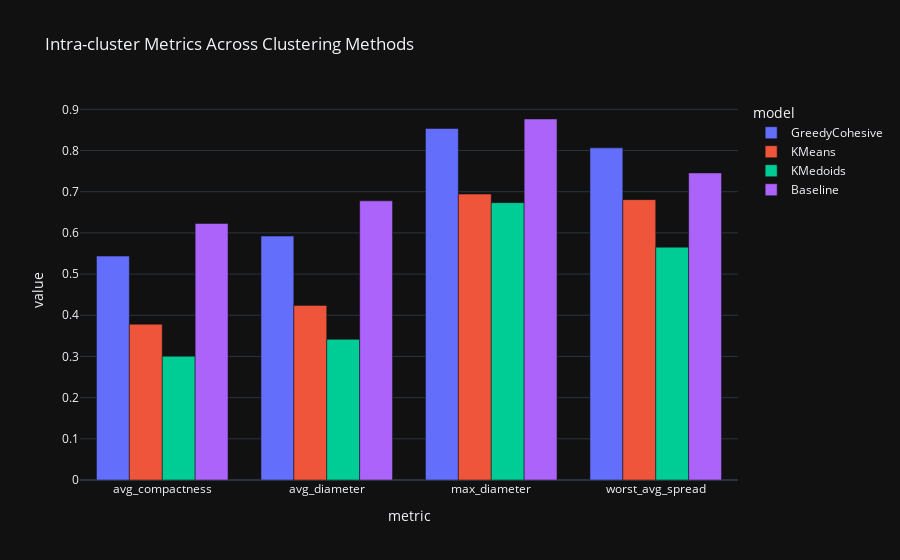
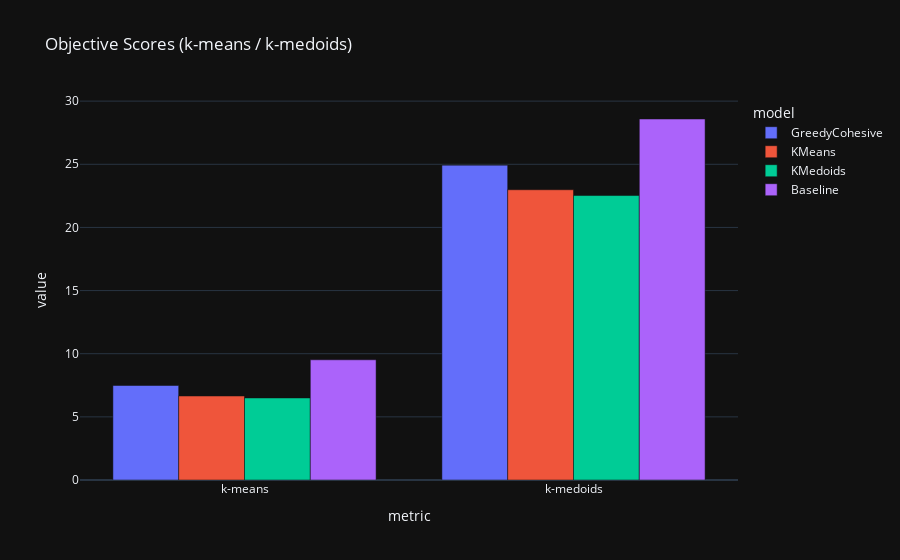

The notebook cell these images were saved under, in order:
### Code cell
import plotly.express as px

# --- Metric groups ---
intracluster_metrics = ['avg_compactness', 'avg_diameter', 'max_diameter', 'worst_avg_spread']
objective_metrics = ['k-means', 'k-medoids']

# --- Plot 1: Intra-cluster Metrics ---
df_intracluster = df.melt(id_vars='model', value_vars=intracluster_metrics,
                          var_name='metric', value_name='value')

fig1 = px.bar(
    df_intracluster,
    x='metric',
    y='value',
    color='model',
    barmode='group',
    title="Intra-cluster Metrics Across Clustering Methods"
)
fig1.update_layout(template='plotly_dark')
fig1.show()

# --- Plot 2: Objective Scores ---
df_objectives = df.melt(id_vars='model', value_vars=objective_metrics,
                        var_name='metric', value_name='value')

fig2 = px.bar(
    df_objectives,
    x='metric',
    y='value',
    color='model',
    barmode='group',
    title="Objective Scores (k-means / k-medoids)"
)
fig2.update_layout(template='plotly_dark')
fig2.show()

### Figure 1 — Plotly figure (JSON) as saved in the notebook; plotly's stock layout.template omitted (floating-point values rounded to 4 significant figures)
{"data": [{"alignmentgroup": "True", "hovertemplate": "model=GreedyCohesive<br>metric=%{x}<br>value=%{y}<extra></extra>", "legendgroup": "GreedyCohesive", "marker": {"color": "#636efa", "pattern": {"shape": ""}}, "name": "GreedyCohesive", "offsetgroup": "GreedyCohesive", "orientation": "v", "showlegend": true, "textposition": "auto", "x": ["avg_compactness", "avg_diameter", "max_diameter", "worst_avg_spread"], "xaxis": "x", "y": [0.5437, 0.5922, 0.8535, 0.8064], "yaxis": "y", "type": "bar"}, {"alignmentgroup": "True", "hovertemplate": "model=KMeans<br>metric=%{x}<br>value=%{y}<extra></extra>", "legendgroup": "KMeans", "marker": {"color": "#EF553B", "pattern": {"shape": ""}}, "name": "KMeans", "offsetgroup": "KMeans", "orientation": "v", "showlegend": true, "textposition": "auto", "x": ["avg_compactness", "avg_diameter", "max_diameter", "worst_avg_spread"], "xaxis": "x", "y": [0.3783, 0.424, 0.6942, 0.6807], "yaxis": "y", "type": "bar"}, {"alignmentgroup": "True", "hovertemplate": "model=KMedoids<br>metric=%{x}<br>value=%{y}<extra></extra>", "legendgroup": "KMedoids", "marker": {"color": "#00cc96", "pattern": {"shape": ""}}, "name": "KMedoids", "offsetgroup": "KMedoids", "orientation": "v", "showlegend": true, "textposition": "auto", "x": ["avg_compactness", "avg_diameter", "max_diameter", "worst_avg_spread"], "xaxis": "x", "y": [0.3002, 0.3415, 0.6733, 0.5652], "yaxis": "y", "type": "bar"}, {"alignmentgroup": "True", "hovertemplate": "model=Baseline<br>metric=%{x}<br>value=%{y}<extra></extra>", "legendgroup": "Baseline", "marker": {"color": "#ab63fa", "pattern": {"shape": ""}}, "name": "Baseline", "offsetgroup": "Baseline", "orientation": "v", "showlegend": true, "textposition": "auto", "x": ["avg_compactness", "avg_diameter", "max_diameter", "worst_avg_spread"], "xaxis": "x", "y": [0.6229, 0.6777, 0.8765, 0.7456], "yaxis": "y", "type": "bar"}], "layout": {"xaxis": {"anchor": "y", "domain": [0.0, 1.0], "title": {"text": "metric"}}, "yaxis": {"anchor": "x", "domain": [0.0, 1.0], "title": {"text": "value"}}, "legend": {"title": {"text": "model"}, "tracegroupgap": 0}, "title": {"text": "Intra-cluster Metrics Across Clustering Methods"}, "barmode": "group"}}

### Figure 2 — Plotly figure (JSON) as saved in the notebook; plotly's stock layout.template omitted (floating-point values rounded to 4 significant figures)
{"data": [{"alignmentgroup": "True", "hovertemplate": "model=GreedyCohesive<br>metric=%{x}<br>value=%{y}<extra></extra>", "legendgroup": "GreedyCohesive", "marker": {"color": "#636efa", "pattern": {"shape": ""}}, "name": "GreedyCohesive", "offsetgroup": "GreedyCohesive", "orientation": "v", "showlegend": true, "textposition": "auto", "x": ["k-means", "k-medoids"], "xaxis": "x", "y": [7.483, 24.93], "yaxis": "y", "type": "bar"}, {"alignmentgroup": "True", "hovertemplate": "model=KMeans<br>metric=%{x}<br>value=%{y}<extra></extra>", "legendgroup": "KMeans", "marker": {"color": "#EF553B", "pattern": {"shape": ""}}, "name": "KMeans", "offsetgroup": "KMeans", "orientation": "v", "showlegend": true, "textposition": "auto", "x": ["k-means", "k-medoids"], "xaxis": "x", "y": [6.652, 22.98], "yaxis": "y", "type": "bar"}, {"alignmentgroup": "True", "hovertemplate": "model=KMedoids<br>metric=%{x}<br>value=%{y}<extra></extra>", "legendgroup": "KMedoids", "marker": {"color": "#00cc96", "pattern": {"shape": ""}}, "name": "KMedoids", "offsetgroup": "KMedoids", "orientation": "v", "showlegend": true, "textposition": "auto", "x": ["k-means", "k-medoids"], "xaxis": "x", "y": [6.497, 22.53], "yaxis": "y", "type": "bar"}, {"alignmentgroup": "True", "hovertemplate": "model=Baseline<br>metric=%{x}<br>value=%{y}<extra></extra>", "legendgroup": "Baseline", "marker": {"color": "#ab63fa", "pattern": {"shape": ""}}, "name": "Baseline", "offsetgroup": "Baseline", "orientation": "v", "showlegend": true, "textposition": "auto", "x": ["k-means", "k-medoids"], "xaxis": "x", "y": [9.519, 28.59], "yaxis": "y", "type": "bar"}], "layout": {"xaxis": {"anchor": "y", "domain": [0.0, 1.0], "title": {"text": "metric"}}, "yaxis": {"anchor": "x", "domain": [0.0, 1.0], "title": {"text": "value"}}, "legend": {"title": {"text": "model"}, "tracegroupgap": 0}, "title": {"text": "Objective Scores (k-means / k-medoids)"}, "barmode": "group"}}
